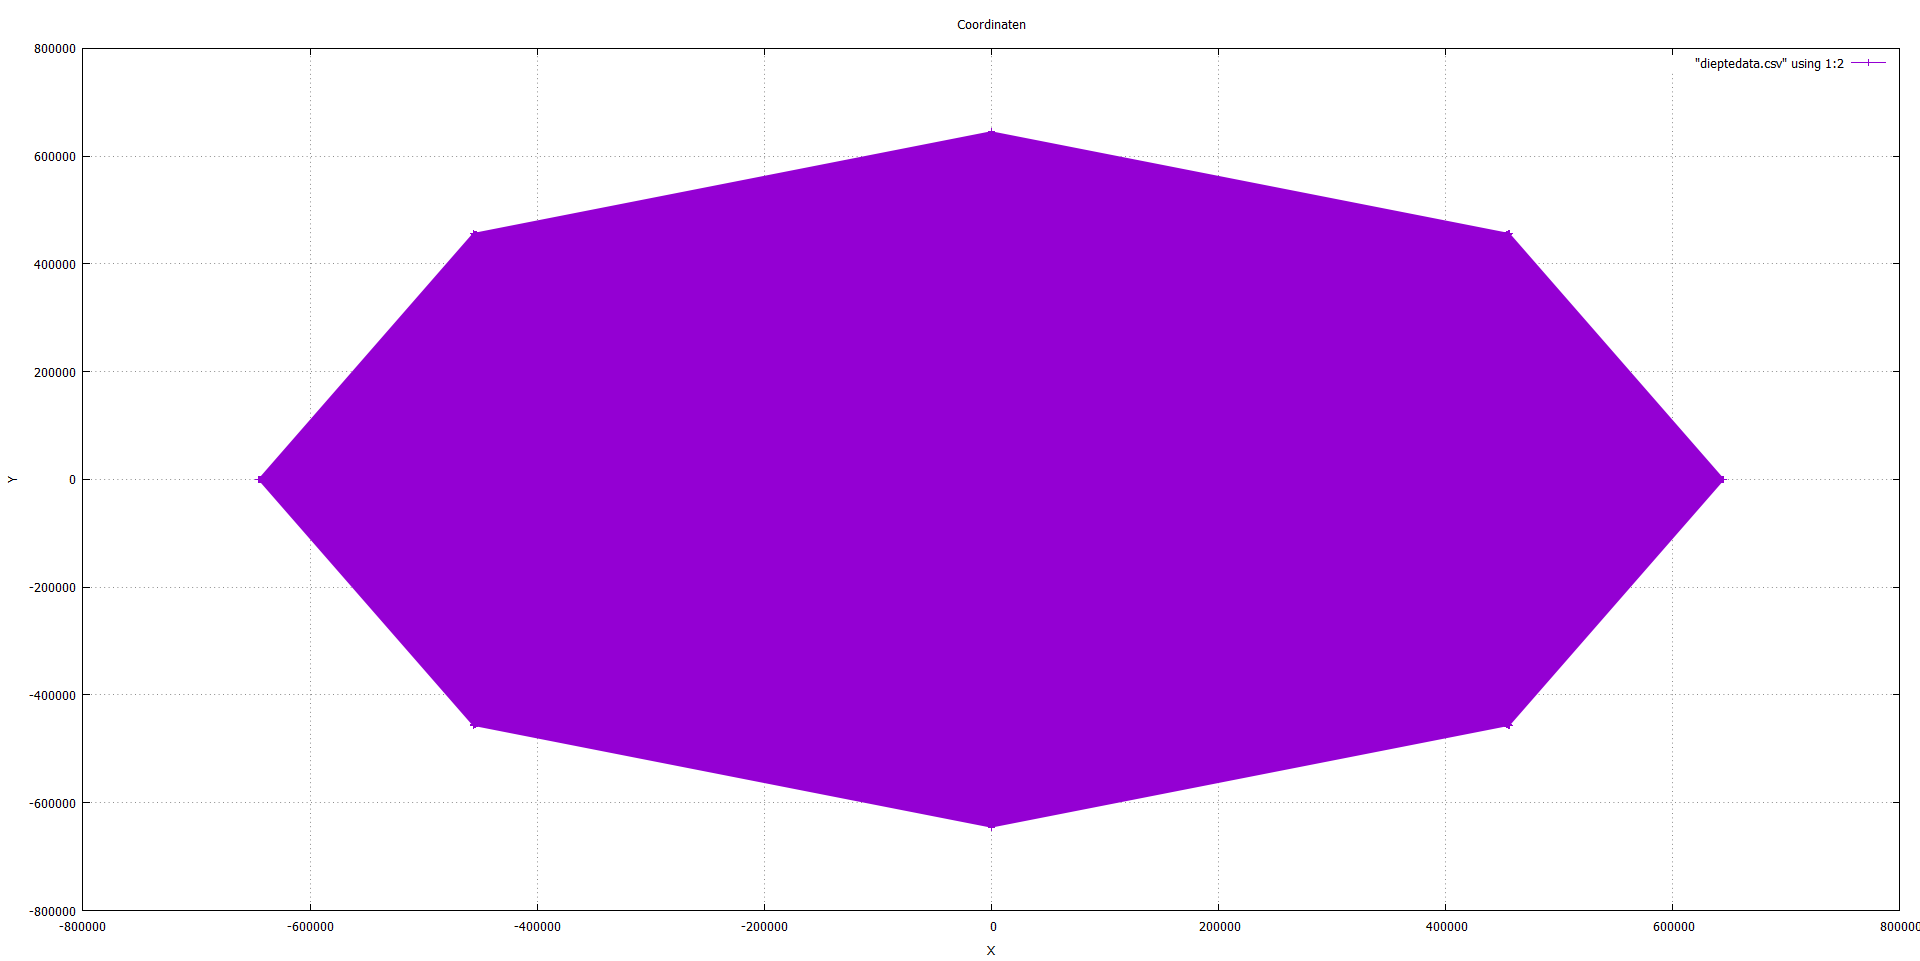

The script that drew this image:

#!/usr/bin/env gnuplot

set title 'Coordinaten'
set xlabel 'X'
set ylabel 'Y'
set grid
set autoscale 
plot "dieptedata.csv" using 1:2 with linespoints
pause -1
